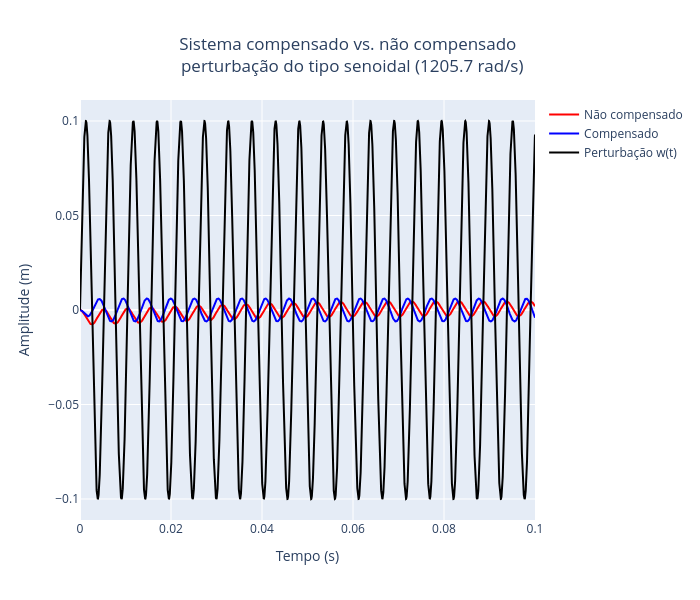

Write notebook code for a chart like this one.
### Markdown cell above
Novamente, a perturbação é do tipo senoidal, mas agora com frequência de 1205,7 rad/s selecionada deliberadamente em razão de ser a perturbação que produz o pior desempenho da suspensão compensada. Esse valor foi obtido do pico do diagrama de Bode de magnitude de $S(s)G_w(s)$ da Atividade 7. A amplitude da entrada é de 0,1 m (valor de pico a pico de 0,2 m).

### Code cell
# Perturbação: senoide de amplitude 0.1 e frequencia de 1205.7 rad/s (pior caso da suspensao compensada)
df = pd.read_csv("senoide_pior_caso_compensado.csv")
plot_resposta_sistema(df, Gw, Gu, C, titulo='Sistema compensado vs. não compensado <br> perturbação do tipo senoidal (1205.7 rad/s)')

### Figure 1 — Plotly figure (JSON) as saved in the notebook; plotly's stock layout.template omitted (floating-point values rounded to 4 significant figures; data arrays with more than 128 entries replaced by an {"elided": "..."} marker saying what was removed)
{"data": [{"line": {"color": "red"}, "mode": "lines", "name": "Não compensado", "type": "scatter", "x": {"elided": "8000 float values"}, "y": {"elided": "8000 float values"}}, {"line": {"color": "blue"}, "mode": "lines", "name": "Compensado", "type": "scatter", "x": {"elided": "8000 float values"}, "y": {"elided": "8000 float values"}}, {"line": {"color": "black"}, "mode": "lines", "name": "Perturbação w(t)", "type": "scatter", "x": {"elided": "8000 float values"}, "y": {"elided": "8000 float values"}}], "layout": {"height": 600, "title": {"text": "Sistema compensado vs. não compensado <br> perturbação do tipo senoidal (1205.7 rad/s)", "x": 0.5, "xanchor": "center"}, "width": 700, "xaxis": {"title": {"text": "Tempo (s)"}}, "yaxis": {"title": {"text": "Amplitude (m)"}}}}
